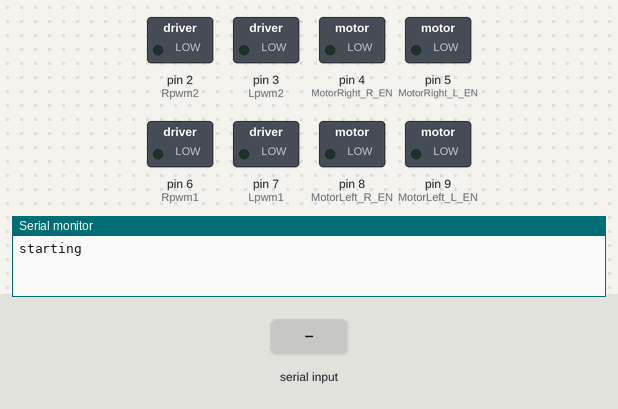
Simulated run of this sketch. Board: Arduino Mega 2560, built with avr-gcc and run on an emulated ATmega2560. On the bench: switched loads named in the sketch (green lamp = pin HIGH), the last lines printed to the serial monitor. The test bench sets the inputs (shaded band).

Above: at 1.2 s.
1.3 s: "<f90>" received over Serial
At 2.2 s:
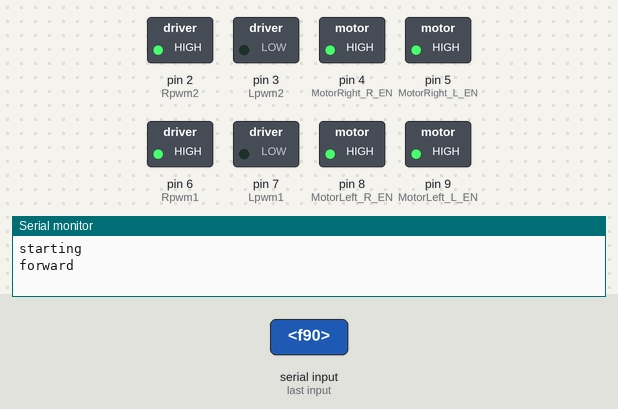
2.8 s: byte 98 ('b') received over Serial
At 3.3 s:
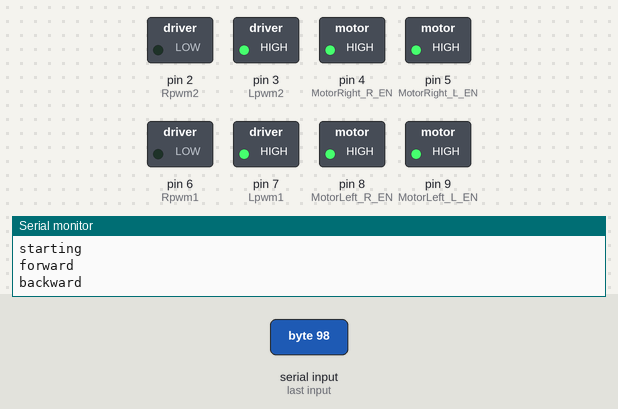
4.3 s: byte 114 ('r') received over Serial
At 5.5 s:
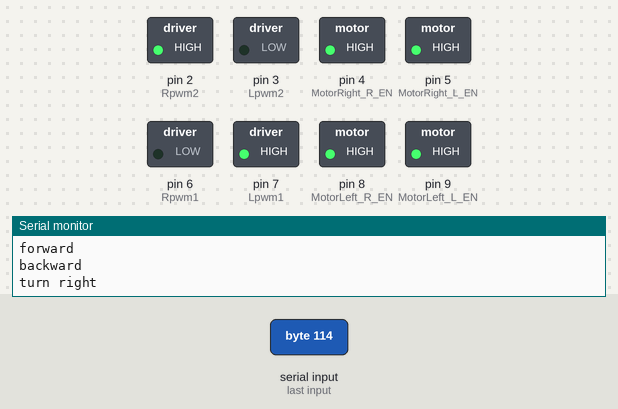
5.8 s: byte 108 ('l') received over Serial
At 6.8 s:
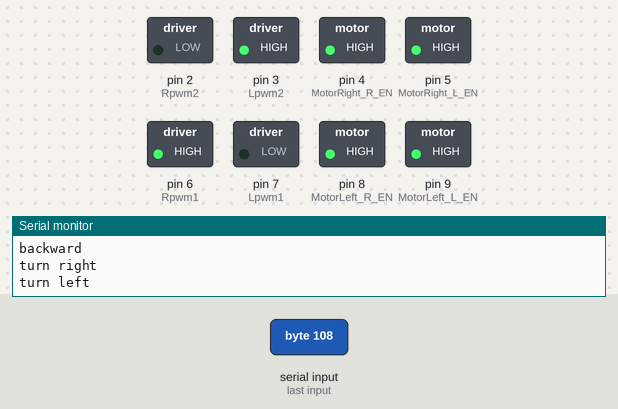
7.3 s: "<s>" received over Serial
At 8.0 s:
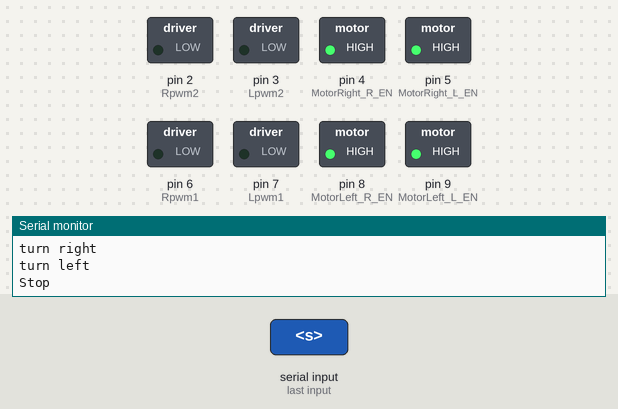
8.8 s: byte 99 ('c') received over Serial
At 9.1 s:
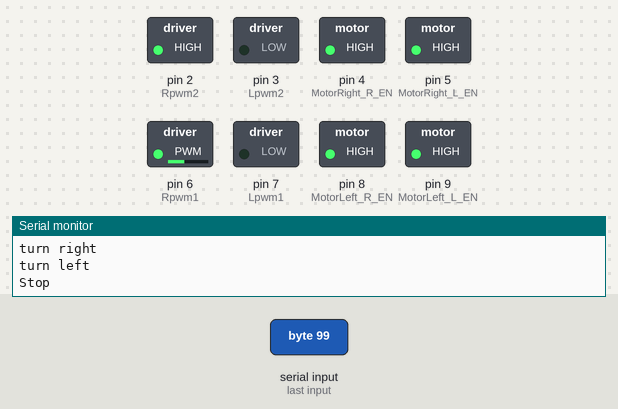
Timing chart, 0 to 11.3 s (numbered marks = the images above; inputs shaded):
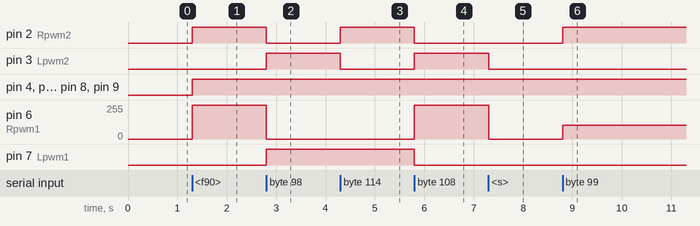

The sketch:

RobotKit_BTS7960_4WD_Bluetooth_Controlled.ino
```cpp
/*
RobotKit_BTS7960_4WD_Bluetooth_Controlled - Allows you to control mobile robot via Bluetooth using Android app)
- Tested with Arduino Mega 2560
Android app: https://play.google.com/store/apps/details?id=pl.mobilerobots.vacuumcleanerrobot&hl=pl
www: http://www.mobilerobots.pl

 Connections:
 Bluetooth (e.g HC-05)-> Arduino Mega 2560
 TXD - RX1 (19)
 RXD - TX1 (18)
 VCC - 5V
 GND - GND

 BTS7960 -> Arduino Mega 2560
 MotorRight_R_EN - 4
 MotorRight_L_EN - 5
 MotorLeft_R_EN - 8
 MotorLeft_L_EN - 9
 Rpwm1 - 6
 Lpwm1 - 7
 Rpwm2 - 2
 Lpwm2 - 3

 ROBOT CONTROL STATES:
 0 - stop_Robot
 1 - turn_Right
 2 - turn_Left
 3 - go_Forward
 4 - go_Backward
 5 - move_RightForward
 6 - move_LeftForward
 7 - move_RightBackward
 8 - move_LeftBackward
 */
#include <math.h>

/*BTS7960 Motor Driver Carrier*/
const int MotorRight_R_EN = 4; // Pin to control the clockwise direction of Right Motor
const int MotorRight_L_EN = 5; // Pin to control the counterclockwise direction of Right Motor
const int MotorLeft_R_EN = 8; // Pin to control the clockwise direction of Left Motor
const int MotorLeft_L_EN = 9; // Pin to control the counterclockwise direction of Left Motor
const int Rpwm1 = 6; // pwm output - motor A
const int Lpwm1 = 7; // pwm output - motor B
const int Rpwm2 = 2; // pwm output - motor A
const int Lpwm2 = 3; // pwm output - motor B
long pwmLvalue = 255;
long pwmRvalue = 255;
byte pwmChannel;

const char startOfNumberDelimiter = '<';
const char endOfNumberDelimiter = '>';
int robotControlState;
int last_mspeed;

void setup(){
  /*
  For Arduino Mega 2560
  Serial1 RX - pin 19
  Serial1 TX - pin 18
  */
  Serial.begin(9600); //Default Bluetooth Baudrate for HC-05
  Serial.println("starting");
  //Setup Right Motors
  pinMode(MotorRight_R_EN, OUTPUT); //Initiates Motor Channel A1 pin
  pinMode(MotorRight_L_EN, OUTPUT); //Initiates Motor Channel A2 pin

  //Setup Left Motors
  pinMode(MotorLeft_R_EN, OUTPUT); //Initiates Motor Channel B1 pin
  pinMode(MotorLeft_L_EN, OUTPUT); //Initiates Motor Channel B2 pin

  //Setup PWM pins as Outputs
  pinMode(Rpwm1, OUTPUT);
  pinMode(Lpwm1, OUTPUT);
  pinMode(Rpwm2, OUTPUT);
  pinMode(Lpwm2, OUTPUT);

  stop_Robot();
}// void setup()

void loop(){
  //int i = 0;
  //Serial.println("hello");
  if (Serial.available()) {
    processInput();
  }
}// void loop()

void processInput (){
  static long receivedNumber = 0;
  static boolean negative = false;
  byte c = Serial.read();

  switch (c){
  case endOfNumberDelimiter:
    if (negative)
      SetPWM(- receivedNumber, pwmChannel);
    else
      SetPWM(receivedNumber, pwmChannel);

    // fall through to start a new number
  case startOfNumberDelimiter:
    receivedNumber = 0;
    negative = false;
    pwmChannel = 0;
    break;

  case 'f': // Go FORWARD
    go_Forward(255);
    Serial.println("forward");
    break;

  case 'b': // Go BACK
    go_Backwad(255);
    Serial.println("backward");
    break;

  case 'r':
    turn_Right(255);
    Serial.println("turn right");
    break;

  case 'l':
    turn_Left(255);
    Serial.println("turn left");
    break;

  case 'c': // Top Right
    move_RightForward(255);
    break;

  case 'd': // Top Left
    move_LeftForward(255);
    break;

  case 'e': // Bottom Right
    move_RightBackward(255);
    break;

  case 'h': // Bottom Left
    move_LeftBackward(255);
    break;

  case 's':
    Serial.println("Stop");
    stop_Robot();
    break;

  case 'x':
    pwmChannel = 1; // Rpwm1
    break;
  case 'y': // Lpwm1
    pwmChannel = 2;
    break;

  case '0' ... '9':
    receivedNumber *= 10;
    receivedNumber += c - '0';
    break;

  case '-':
    negative = true;
    break;
  } // end of switch
} // void processInput ()

void stop_Robot(){ // robotControlState = 0
  if(robotControlState!=0){
    //SetMotors(2);
    analogWrite(Rpwm1, 0);
    analogWrite(Lpwm1, 0);
    analogWrite(Rpwm2, 0);
    analogWrite(Lpwm2, 0);
    robotControlState = 0;
  }
}// void stopRobot()

void turn_Right(int mspeed){ // robotControlState = 1
  if(robotControlState!=1 || last_mspeed!=mspeed){
    SetMotors(1);
    analogWrite(Rpwm1, 0);
    analogWrite(Lpwm1, mspeed);
    analogWrite(Rpwm2, mspeed);
    analogWrite(Lpwm2, 0);
    robotControlState=1;
    last_mspeed=mspeed;
  }
}// void turn_Right(int mspeed)

void turn_Left(int mspeed){ // robotControlState = 2
  if(robotControlState!=2 || last_mspeed!=mspeed){
    SetMotors(1);
    analogWrite(Rpwm1, mspeed);
    analogWrite(Lpwm1, 0);
    analogWrite(Rpwm2, 0);
    analogWrite(Lpwm2, mspeed);
    robotControlState=2;
    last_mspeed=mspeed;
  }
}// void turn_Left(int mspeed)

void go_Forward(int mspeed){ // robotControlState = 3
  if(robotControlState!=3 || last_mspeed!=mspeed){
    SetMotors(1);
    analogWrite(Rpwm1, mspeed);
    analogWrite(Lpwm1, 0);
    analogWrite(Rpwm2, mspeed);
    analogWrite(Lpwm2, 0);
    robotControlState=3;
    last_mspeed=mspeed;
  }
}// void goForward(int mspeed)

void go_Backwad(int mspeed){ // robotControlState = 4
  if(robotControlState!=4 || last_mspeed!=mspeed){
    SetMotors(1);
    analogWrite(Rpwm1, 0);
    analogWrite(Lpwm1, mspeed);
    analogWrite(Rpwm2, 0);
    analogWrite(Lpwm2, mspeed);
    robotControlState=4;
    last_mspeed=mspeed;
  }
}// void goBackwad(int mspeed)

void move_RightForward(int mspeed){ // robotControlState = 5
  if(robotControlState!=5 || last_mspeed!=mspeed){
    SetMotors(1);
    analogWrite(Rpwm1, mspeed*0.4);
    analogWrite(Lpwm1, 0);
    analogWrite(Rpwm2, mspeed);
    analogWrite(Lpwm2, 0);
    robotControlState=5;
    last_mspeed=mspeed;
  }
}// void move_RightForward(int mspeed)

void move_LeftForward(int mspeed){ // robotControlState = 6
  if(robotControlState!=6 || last_mspeed!=mspeed){
    SetMotors(1);
    analogWrite(Rpwm1, mspeed);
    analogWrite(Lpwm1, 0);
    analogWrite(Rpwm2, mspeed*0.4);
    analogWrite(Lpwm2, 0);
    robotControlState=6;
    last_mspeed=mspeed;
  }
}// move_LeftForward(int mspeed)

void move_RightBackward(int mspeed){ // robotControlState = 7
  if(robotControlState!=7 || last_mspeed!=mspeed){
    SetMotors(1);
    analogWrite(Rpwm1, 0);
    analogWrite(Lpwm1, mspeed*0.4);
    analogWrite(Rpwm2, 0);
    analogWrite(Lpwm2, mspeed);
    robotControlState=7;
    last_mspeed=mspeed;
  }
}// void move_RightBackward(int mspeed)

void move_LeftBackward(int mspeed){ // robotControlState = 8
  if(robotControlState!=8 || last_mspeed!=mspeed){
    SetMotors(1);
    analogWrite(Rpwm1, 0);
    analogWrite(Lpwm1, mspeed);
    analogWrite(Rpwm2, 0);
    analogWrite(Lpwm2, mspeed*0.4);
    robotControlState=8;
    last_mspeed=mspeed;
  }
}// void move_LeftBackward(int mspeed)

void stopRobot(int delay_ms){
  SetMotors(2);
  analogWrite(Rpwm1, 0);
  analogWrite(Lpwm1, 0);
  analogWrite(Rpwm2, 0);
  analogWrite(Lpwm2, 0);
  delay(delay_ms);
}// void stopRobot(int delay_ms)

void SetPWM(const long pwm_num, byte pwm_channel){
  if(pwm_channel==1){ // DRIVE MOTOR
    analogWrite(Rpwm1, 0);
    analogWrite(Rpwm2, 0);
    analogWrite(Lpwm1, pwm_num);
    analogWrite(Lpwm2, pwm_num);
    pwmRvalue = pwm_num;
  }
  else if(pwm_channel==2){ // STEERING MOTOR
    analogWrite(Lpwm1, 0);
    analogWrite(Lpwm2, 0);
    analogWrite(Rpwm1, pwm_num);
    analogWrite(Rpwm2, pwm_num);
    pwmLvalue = pwm_num;
  }
}// void SetPWM (const long pwm_num, byte pwm_channel)

void SetMotors(int controlCase){
  switch(controlCase){
    case 1:
      digitalWrite(MotorRight_R_EN, HIGH);
      digitalWrite(MotorRight_L_EN, HIGH);
      digitalWrite(MotorLeft_R_EN, HIGH);
      digitalWrite(MotorLeft_L_EN, HIGH);
    break;
    case 2:
      digitalWrite(MotorRight_R_EN, LOW);
      digitalWrite(MotorRight_L_EN, LOW);
      digitalWrite(MotorLeft_R_EN, LOW);
      digitalWrite(MotorLeft_L_EN, LOW);
    break;
  }
}// void SetMotors(int controlCase)
```

Measured:
- after the input at 1.3 s, pin 2 (Rpwm2), pin 4 (MotorRight_R_EN), pin 5 (MotorRight_L_EN), pin 8 (MotorLeft_R_EN), pin 9 (MotorLeft_L_EN): LOW → HIGH at once; pin 6 (Rpwm1): 0/255 → 255/255 at once
- after the input at 2.8 s, pin 2 (Rpwm2): HIGH → LOW at once; pin 3 (Lpwm2), pin 7 (Lpwm1): LOW → HIGH at once; pin 6 (Rpwm1): 255/255 → 0/255 at once
- after the input at 4.3 s, pin 2 (Rpwm2): LOW → HIGH at once; pin 3 (Lpwm2): HIGH → LOW at once
- after the input at 5.8 s, pin 2 (Rpwm2), pin 7 (Lpwm1): HIGH → LOW at once; pin 3 (Lpwm2): LOW → HIGH at once; pin 6 (Rpwm1): 0/255 → 255/255 at once
- after the input at 7.3 s, pin 3 (Lpwm2): HIGH → LOW at once; pin 6 (Rpwm1): 255/255 → 0/255 at once
- after the input at 8.8 s, pin 2 (Rpwm2): LOW → HIGH at once; pin 6 (Rpwm1): 0/255 → 102/255 at once
